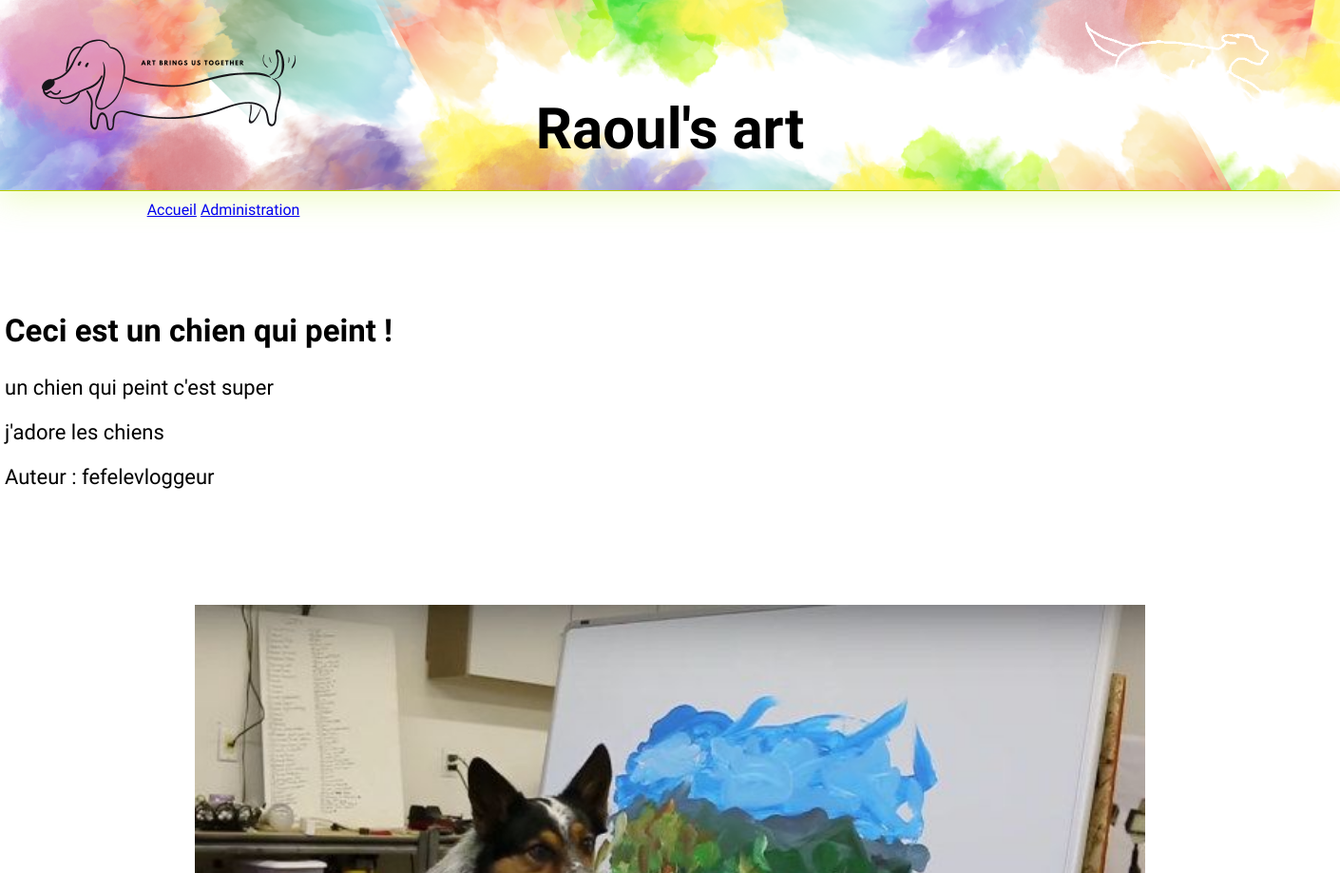
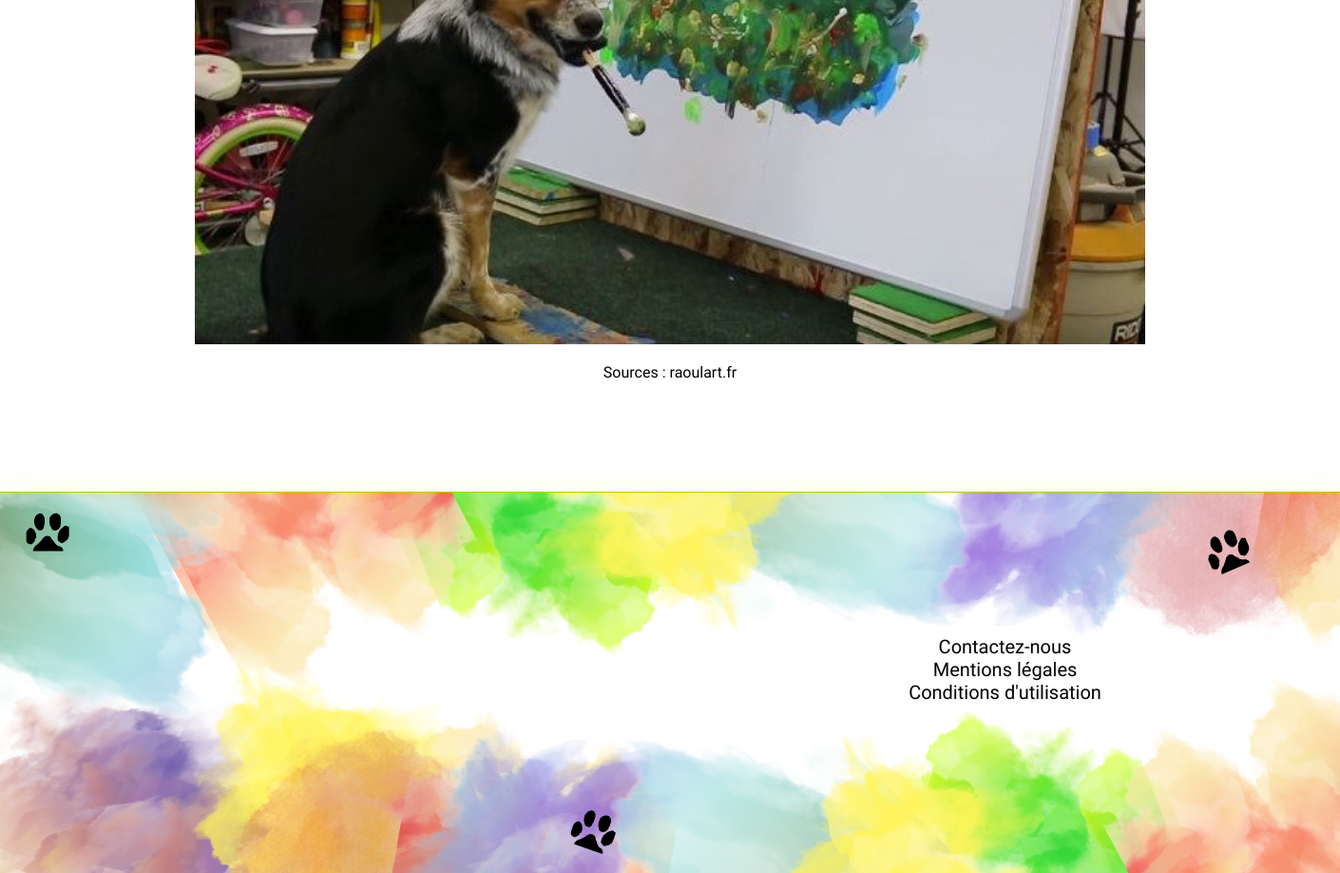
/pages/actu.php?id_actu=6, run on the app's committed database (2 pictures, top to bottom).
### tables this page shows
CREATE TABLE IF NOT EXISTS `actu` (
  `id_actu` int NOT NULL AUTO_INCREMENT,
  `titre` varchar(255) NOT NULL,
  `bio` text NOT NULL,
  `blog` text NOT NULL,
  `auteur` int NOT NULL,
  `date_publi` date NOT NULL,
  `date_modif` date NOT NULL,
  `tags` varchar(255) NOT NULL,
  `sources` varchar(255) NOT NULL,
  `img` text NOT NULL,
  `alt_img` varchar(255) NOT NULL,
  PRIMARY KEY (`id_actu`)
);

CREATE TABLE IF NOT EXISTS `auteur` (
  `id_auteur` int NOT NULL AUTO_INCREMENT,
  `nom` varchar(255) NOT NULL,
  `prenom` varchar(255) NOT NULL,
  `pseudo` varchar(255) NOT NULL,
  PRIMARY KEY (`id_auteur`)
);

### classes/classSQL.php (called while the page is built, shortened)
<?php
class SQL{
    public static function connexionBDD(){
        $host = '127.0.0.1';
        $db = 'raoulactu';
        $user = 'root';
        $pass = '';
        $port = 3306;
        $charset = 'utf8mb4' ;
        $dsn = "mysql:host=$host;dbname=$db;charset=$charset;port=$port";
        $pdo = new PDO($dsn,$user,$pass);
        return $pdo;
    }
    public static function afficherBase($sql){
        $pdo = SQL::connexionBDD();
        $temp = $pdo->prepare($sql);
        $temp->execute();
        return $temp->fetchAll(PDO::FETCH_ASSOC);
    }
}
?>

### classes/classActualite.php (called while the page is built, shortened)
<?php
require_once 'classSQL.php';
class Actualite extends SQL {
    public function __construct(array $values)
    {
        $this->titre=$values['titre'];
        $this->bio=$values['bio'];
        $this->blog=$values['blog'];
        $this->sources=$values['sources'];
        $this->img=$values['img'];
        $this->alt_img=$values['alt_img'];
    }
    public static function getArticle(int $id){
        $sql = 'SELECT * FROM actu WHERE id_actu = '.$id;
        return SQL::afficherBase($sql);
    }
    public static function getArticleAuteur(int $id){
        $sql = 'SELECT auteur.pseudo FROM auteur, actu WHERE actu.auteur = auteur.id_auteur AND actu.id_actu = '.$id;
        $result = SQL::afficherBase($sql);
        return $result[0]['pseudo'];
    }
}
?>

### pages/actu.php (the view, shortened to what this page needs)
<?php
require_once('../classes/classActualite.php');
require_once('../classes/classSQL.php');
?>
<!DOCTYPE html>
<html lang="en">
<head>
    <link rel="stylesheet" href="../css/style.css">
</head>
<body>
    <header>
        <?php
        include '../includes/header.php';
        ?>
    </header>
    <main>
        <?php
            $id = $_GET['id_actu'];
            $actu = Actualite::getArticle($id);
            $auteur = Actualite::getArticleAuteur($id);
            $actualite = new Actualite($actu[0]);
            echo '<div class="chewy-regular panneau-blog">
                    <div class="top-blog">
                        <h2>' . $actualite->titre . '</h2>
                        <p>' . $actualite->bio . '</p>
                        <p>' . $actualite->blog . '</p>
                        <p> Auteur : ' . $auteur . '</p>
                    </div>
                    <div class="bot-blog">
                        <img src="../medias/' . $actualite->img . '" alt="' . $actualite->alt_img . '" title ="' . $actualite->alt_img . '">
                        <p> Sources : ' . $actualite->sources . '</p>
                    </div>
                </div>';
        ?>
    </main>
    <footer>
        <?php
        include '../includes/footer.php';
        ?>
    </footer>
</body>
</html>

### css/style.css (style rules this page uses)
body { margin: 0; }
.chewy-regular { font-family: "Chewy", system-ui; font-weight: 400; font-style: normal; }
.panneau-blog { padding-top: 100px; padding-bottom: 100px; margin: 0 auto; width: 1400px; text-align: justify; }
.panneau-blog .top-blog { font-size: 22px; }
.panneau-blog .bot-blog { text-align: center; }
.panneau-blog img { width: 1000px; margin-top: 100px; }

### data on the page
actu: titre "Ceci est un chien qui peint !", bio "un chien qui peint c'est super", blog "j'adore les chiens", img (picture), sources "raoulart.fr"
auteur: pseudo "fefelevloggeur"
